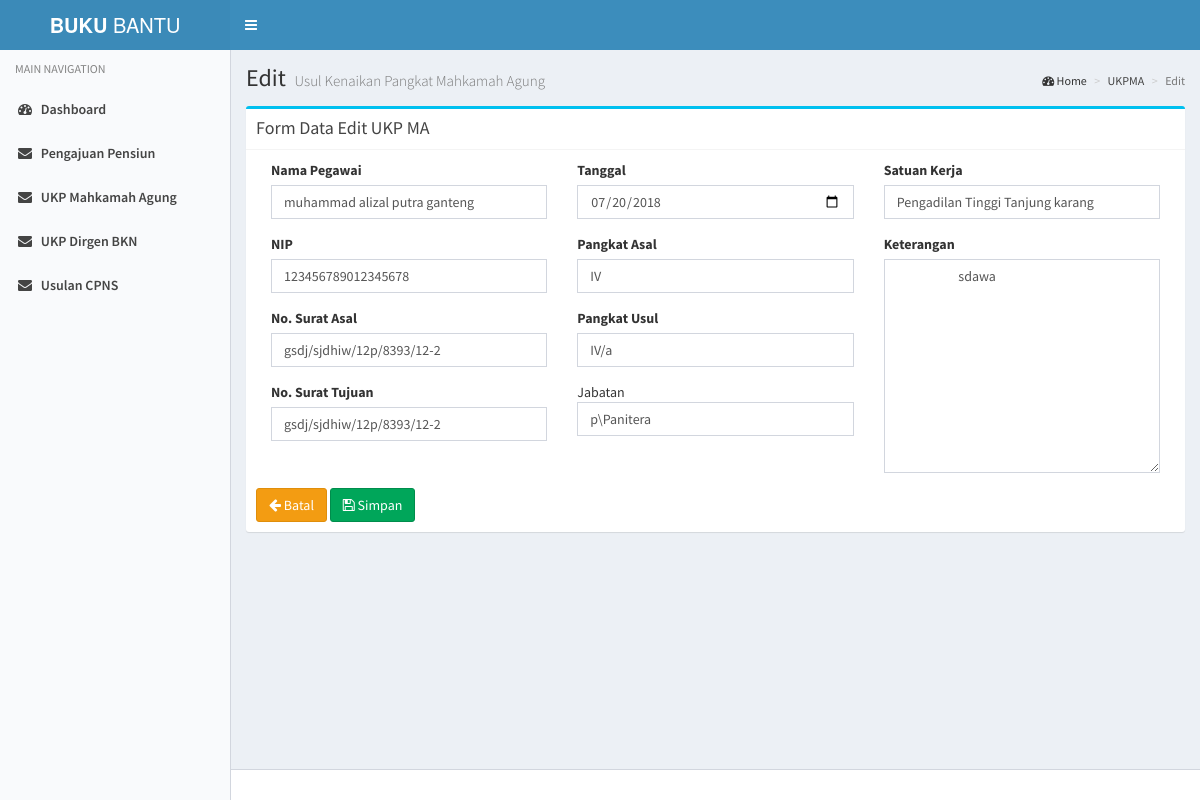
Page /index.php/admin/edit_ukpma/7 on the committed database.
### tables this page shows
CREATE TABLE `tbl_ukpma` (
  `id_ukpma` int(11) NOT NULL,
  `nama` varchar(100) DEFAULT NULL,
  `nip` varchar(18) DEFAULT NULL,
  `no_surat_asal` varchar(100) DEFAULT NULL,
  `no_surat_tujuan` varchar(100) DEFAULT NULL,
  `tanggal` date DEFAULT NULL,
  `pangkat_asal` varchar(100) DEFAULT NULL,
  `pangkat_usul` varchar(100) DEFAULT NULL,
  `jabatan` varchar(100) DEFAULT NULL,
  `satuan_kerja` varchar(100) DEFAULT NULL,
  `keterangan` text
);

### application/controllers/admin.php (called while the page is built, shortened)
<?php if ( ! defined('BASEPATH')) exit('No direct script access allowed');
class Admin extends CI_Controller {
	function __construct(){
		$this->load->helper(array('url','form'));
		$this->load->model('model_admin');
	}
	function edit_ukpma($id){
		$a['editdata']	= $this->db->get_where('tbl_ukpma',array('id_ukpma'=>$id))->result_object();
		$a['page']	= "ukp_ma/edit_ukpma";
		$this->load->view('admin/index', $a);
	}
}

### index.php (called while the page is built, shortened)
<?php
require_once BASEPATH.'core/CodeIgniter.php';

### application/views/admin/ukp_ma/edit_ukpma.php (the view, shortened to what this page needs)
<div class="content-wrapper">
    <section class="content-header">
      <h1>
        Edit
        <small>Usul Kenaikan Pangkat Mahkamah Agung</small>
      </h1>
      <ol class="breadcrumb">
        <li><i class="fa fa-dashboard"></i> Home</a></li>
        <li><a href="<?php echo base_url(); ?>index.php/admin/ukpma">UKPMA</a></li>
        <li class="active">Edit</li>
      </ol>
    </section>
    <section class="content">
      <div class="box box-info">
        <div class="box-header with-border">
          <h3 class="box-title">Form Data Edit UKP MA</h3>
        </div>
        <div class="box-body">
          <?php echo form_open('index.php/admin/update_ukpma'); ?>
          <?php
          foreach ($editdata as $data):
          ?>
          <div class="col-lg-4">
            <div class="form-group">
              <label for="exampleInputEmail1">Nama Pegawai</label>
                <input type="text" class="form-control" name="nama" value="<?php echo $data->nama ?>" />
            </div>
            <div class="form-group">
              <label for="exampleInputEmail1">NIP</label>
                <input type="text" class="form-control" name="nip" value="<?php echo $data->nip ?>"/>
            </div>
            <div class="form-group">
              <label for="exampleInputEmail1">No. Surat Asal</label>
                <input type="text" class="form-control" name="no_surat_asal" value="<?php echo $data->no_surat_asal ?>"/>
            </div>
            <div class="form-group">
              <label for="exampleInputEmail1">No. Surat Tujuan</label>
                <input type="text" class="form-control" name="no_surat_tujuan" value="<?php echo $data->no_surat_tujuan ?>"/>
            </div>
          </div>
          <div class="col-lg-4">
            <div class="form-group">
              <label for="exampleInputEmail1">Tanggal</label>
                <input type="date" class="form-control" name="tanggal" data-date-format="yyyy-mm-dd" value="<?php echo $data->tanggal ?>"/>
            </div>
            <div class="form-group">
              <label for="exampleInputEmail1">Pangkat Asal</label>
              <input type="text" class="form-control" name="pangkat_asal" value="<?php echo $data->pangkat_asal ?>"/>
            </div>
            <div class="form-group">
              <label for="exampleInputEmail1">Pangkat Usul</label>
              <input type="text" class="form-control" name="pangkat_usul" value="<?php echo $data->pangkat_usul ?>"/>
            </div>
            <div class="form-group">Jabatan</label>
              <input type="text" class="form-control" name="jabatan" value="<?php echo $data->jabatan ?>"/>
            </div>
          </div>
          <div class="col-lg-4">
            <div class="form-group">
              <label for="exampleInputEmail1">Satuan Kerja</label>
              <input type="text" class="form-control" name="satuan_kerja" value="<?php echo $data->satuan_kerja ?>"/>
            </div>
            <div class="form-group">
              <label for="exampleInputEmail1">Keterangan</label>
              <textarea name="keterangan" class="form-control" cols="30" rows="10">
                <?php echo $data->keterangan ?>
              </textarea>
            </div>
          </div>
            <a href="<?php echo base_url(); ?>index.php/admin/ukpma" class="btn btn-warning"><i class="fa fa-arrow-left"></i> Batal</a>
            <button type="submit" name="simpan" class="btn btn-success"><i class="fa fa-save"></i> Simpan</button>
          <?php endforeach ?>
          <?php echo form_close(); ?>
        </div>
      </div>
    </section>
  </div>

### rows in the picture
tbl_ukpma: nama "muhammad alizal putra ganteng", nip "123456789012345678", no_surat_asal "gsdj/sjdhiw/12p/8393/12-2", no_surat_tujuan "gsdj/sjdhiw/12p/8393/12-2", tanggal "07/20/2018", pangkat_asal "IV", pangkat_usul "IV/a", jabatan "p\\Panitera", satuan_kerja "Pengadilan Tinggi Tanjung karang", keterangan "sdawa"
